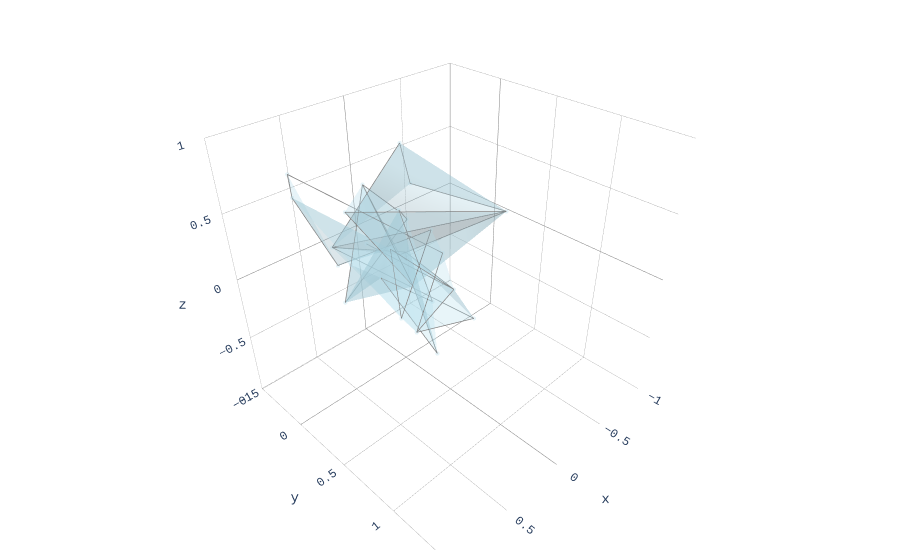

Here is the notebook cell this chart was saved with:
### Code cell
kestrel_copy = kestrel3d.copy()

print(kestrel_copy.default_shape.shape)

# Make a random [1,8,3] array
random_keypoints = np.random.rand(1, 26, 3)

# Overwrite the keypoints
kestrel_copy.overwrite_keypoints(random_keypoints)
print(len(kestrel_copy.marker_names))
print(kestrel_copy.markers.shape)
kestrel_copy.restore_keypoints_to_average()
plot_plotly(kestrel_copy)

### Figure 1 — Plotly figure (JSON) as saved in the notebook; plotly's stock layout.template omitted (floating-point values rounded to 4 significant figures)
{"data": [{"color": "grey", "hoverinfo": "none", "opacity": 0.3, "type": "mesh3d", "x": [0.0251, 0.005153, -0.03094], "y": [0.01586, 0.07145, 0.01692], "z": [-0.01085, -0.04264, -0.01163]}, {"hoverinfo": "none", "line": {"color": "grey", "width": 1.5}, "mode": "lines", "name": "", "type": "scatter3d", "x": [0.0251, 0.005153, -0.03094, 0.0251], "y": [0.01586, 0.07145, 0.01692, 0.01586], "z": [-0.01085, -0.04264, -0.01163, -0.01085]}, {"color": "grey", "hoverinfo": "none", "opacity": 0.3, "type": "mesh3d", "x": [0.0251, -0.03094, 0.6178, 0.0108], "y": [0.01586, 0.01692, 0.08851, 0.9524], "z": [-0.01085, -0.01163, 0.3508, 0.7058]}, {"hoverinfo": "none", "line": {"color": "grey", "width": 1.5}, "mode": "lines", "name": "", "type": "scatter3d", "x": [0.0251, -0.03094, 0.6178, 0.0108, 0.0251], "y": [0.01586, 0.01692, 0.08851, 0.9524, 0.01586], "z": [-0.01085, -0.01163, 0.3508, 0.7058, -0.01085]}, {"color": "lightblue", "hoverinfo": "none", "opacity": 0.3, "type": "mesh3d", "x": [0.0108, 0.6178, 0.1635, 0.1031], "y": [0.9524, 0.08851, 0.2379, 0.249], "z": [0.7058, 0.3508, 0.9423, 0.6601]}, {"hoverinfo": "none", "line": {"color": "grey", "width": 1.5}, "mode": "lines", "name": "", "type": "scatter3d", "x": [0.0108, 0.6178, 0.1635, 0.1031, 0.0108], "y": [0.9524, 0.08851, 0.2379, 0.249, 0.9524], "z": [0.7058, 0.3508, 0.9423, 0.6601, 0.7058]}, {"color": "lightblue", "hoverinfo": "none", "opacity": 0.3, "type": "mesh3d", "x": [0.0251, 0.3272, 0.4642, 0.948, 0.0108, 0.0251, 0.3272], "y": [0.01586, 0.06037, 0.6547, 0.7422, 0.9524, 0.01586, 0.06037], "z": [-0.01085, 0.6649, 0.2666, 0.9884, 0.7058, -0.01085, 0.6649]}, {"hoverinfo": "none", "line": {"color": "grey", "width": 1.5}, "mode": "lines", "name": "", "type": "scatter3d", "x": [0.0251, 0.3272, 0.4642, 0.948, 0.0108, 0.0251, 0.3272, 0.0251], "y": [0.01586, 0.06037, 0.6547, 0.7422, 0.9524, 0.01586, 0.06037, 0.01586], "z": [-0.01085, 0.6649, 0.2666, 0.9884, 0.7058, -0.01085, 0.6649, -0.01085]}, {"color": "lightblue", "hoverinfo": "none", "opacity": 0.3, "type": "mesh3d", "x": [-0.03094, 0.2583, 0.7297, 0.2504, 0.6178, -0.03094, 0.2583], "y": [0.01692, 0.7858, 0.9727, 0.946, 0.08851, 0.01692, 0.7858], "z": [-0.01163, 0.2062, 0.2618, 0.07089, 0.3508, -0.01163, 0.2062]}, {"hoverinfo": "none", "line": {"color": "grey", "width": 1.5}, "mode": "lines", "name": "", "type": "scatter3d", "x": [-0.03094, 0.2583, 0.7297, 0.2504, 0.6178, -0.03094, 0.2583, -0.03094], "y": [0.01692, 0.7858, 0.9727, 0.946, 0.08851, 0.01692, 0.7858, 0.01692], "z": [-0.01163, 0.2062, 0.2618, 0.07089, 0.3508, -0.01163, 0.2062, -0.01163]}, {"color": "lightblue", "hoverinfo": "none", "opacity": 0.3, "type": "mesh3d", "x": [0.2583, 0.5805, 0.8297, 0.2461, 0.5951, 0.9188, 0.8192, 0.2426, 0.7297], "y": [0.7858, 0.6075, 0.9724, 0.5834, 0.09298, 0.2284, 0.04207, 0.6751, 0.9727], "z": [0.2062, 0.557, 0.4128, 0.5289, 0.2084, 0.8598, 0.8981, 0.407, 0.2618]}, {"hoverinfo": "none", "line": {"color": "grey", "width": 1.5}, "mode": "lines", "name": "", "type": "scatter3d", "x": [0.2583, 0.5805, 0.8297, 0.2461, 0.5951, 0.9188, 0.8192, 0.2426, 0.7297, 0.2583], "y": [0.7858, 0.6075, 0.9724, 0.5834, 0.09298, 0.2284, 0.04207, 0.6751, 0.9727, 0.7858], "z": [0.2062, 0.557, 0.4128, 0.5289, 0.2084, 0.8598, 0.8981, 0.407, 0.2618, 0.2062]}, {"color": "lightblue", "hoverinfo": "none", "opacity": 0.3, "type": "mesh3d", "x": [0.3272, 0.8692, 0.8511, 0.1762, 0.6424, 0.2974, 0.7708, 0.5726, 0.4642], "y": [0.06037, 0.6326, 0.5122, 0.2893, 0.7722, 0.6374, 0.7505, 0.9642, 0.6547], "z": [0.6649, 0.6007, 0.2788, 0.452, 0.8917, 0.05641, 0.5268, 0.008237, 0.2666]}, {"hoverinfo": "none", "line": {"color": "grey", "width": 1.5}, "mode": "lines", "name": "", "type": "scatter3d", "x": [0.3272, 0.8692, 0.8511, 0.1762, 0.6424, 0.2974, 0.7708, 0.5726, 0.4642, 0.3272], "y": [0.06037, 0.6326, 0.5122, 0.2893, 0.7722, 0.6374, 0.7505, 0.9642, 0.6547, 0.06037], "z": [0.6649, 0.6007, 0.2788, 0.452, 0.8917, 0.05641, 0.5268, 0.008237, 0.2666, 0.6649]}, {"color": "lightblue", "hoverinfo": "none", "opacity": 0.5, "type": "mesh3d", "x": [0.2583, 0.4287], "y": [0.7858, 0.1854], "z": [0.2062, 0.3359]}, {"hoverinfo": "none", "line": {"color": "grey", "width": 1.5}, "mode": "lines", "name": "", "type": "scatter3d", "x": [0.2583, 0.4287, 0.2583], "y": [0.7858, 0.1854, 0.7858], "z": [0.2062, 0.3359, 0.2062]}, {"color": "lightblue", "hoverinfo": "none", "opacity": 0.5, "type": "mesh3d", "x": [0.3272, 0.2206], "y": [0.06037, 0.2525], "z": [0.6649, 0.5197]}, {"hoverinfo": "none", "line": {"color": "grey", "width": 1.5}, "mode": "lines", "name": "", "type": "scatter3d", "x": [0.3272, 0.2206, 0.3272], "y": [0.06037, 0.2525, 0.06037], "z": [0.6649, 0.5197, 0.6649]}, {"hoverinfo": "none", "marker": {"color": "lightblue", "opacity": 0.3, "size": 2.5}, "mode": "markers", "type": "scatter3d", "x": [0.2461, 0.1762, 0.8297, 0.8511, 0.5805, 0.8692, 0.5951, 0.6424, 0.9188, 0.2974, 0.8192, 0.7708, 0.2426, 0.5726, 0.7297, 0.4642, 0.4287, 0.2206, 0.2583, 0.3272, 0.2504, 0.948, 0.6178, 0.0108, 0.1635, 0.1031], "y": [0.5834, 0.2893, 0.9724, 0.5122, 0.6075, 0.6326, 0.09298, 0.7722, 0.2284, 0.6374, 0.04207, 0.7505, 0.6751, 0.9642, 0.9727, 0.6547, 0.1854, 0.2525, 0.7858, 0.06037, 0.946, 0.7422, 0.08851, 0.9524, 0.2379, 0.249], "z": [0.5289, 0.452, 0.4128, 0.2788, 0.557, 0.6007, 0.2084, 0.8917, 0.8598, 0.05641, 0.8981, 0.5268, 0.407, 0.008237, 0.2618, 0.2666, 0.3359, 0.5197, 0.2062, 0.6649, 0.07089, 0.9884, 0.3508, 0.7058, 0.9423, 0.6601]}], "layout": {"font": {"family": "Andale Mono, Courier New, sans-serif"}, "margin": {"b": 10, "l": 10, "r": 10, "t": 10}, "scene": {"aspectmode": "cube", "aspectratio": {"x": 1, "y": 1, "z": 1}, "xaxis": {"backgroundcolor": "white", "dtick": 0.5, "gridcolor": "grey", "gridwidth": 0.5, "range": [-1, 1], "showbackground": true, "zerolinecolor": "grey"}, "yaxis": {"backgroundcolor": "white", "dtick": 0.5, "gridcolor": "grey", "gridwidth": 0.5, "range": [-0.5057, 1.494], "showbackground": true, "zerolinecolor": "grey"}, "zaxis": {"backgroundcolor": "white", "dtick": 0.5, "gridcolor": "grey", "gridwidth": 0.5, "range": [-1, 1], "showbackground": true, "zerolinecolor": "grey"}}, "showlegend": false}}
